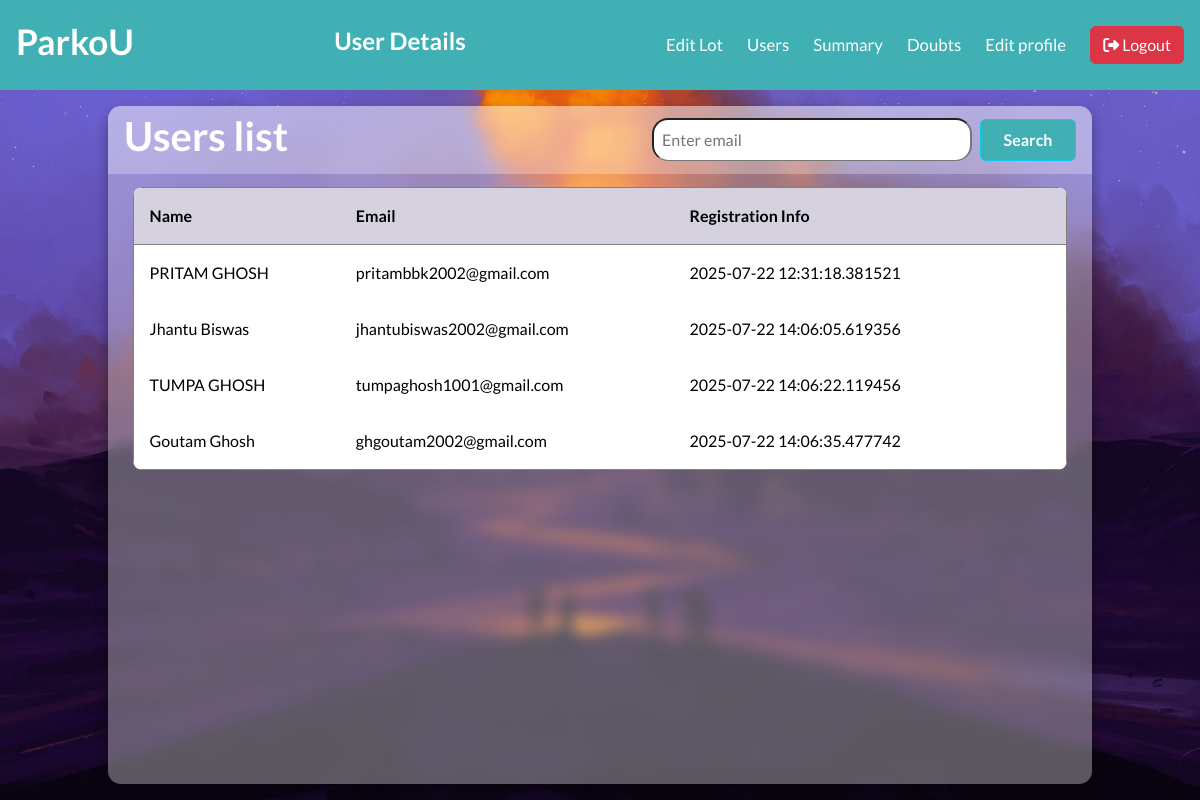
Screenshot of /admin/user (signed in) with the database file from the repository.
### models/models.py (models this page shows, shortened)
class User(db.Model):
    __tablename__="user"
    id = db.Column(db.Integer, primary_key=True)
    fullName = db.Column(db.String(128), nullable = False, unique = False)
    emailId = db.Column(db.String(128), nullable = False, unique = True)
    passhash = db.Column(db.String(128), nullable = False, unique = False)
    is_admin = db.Column(db.Boolean, nullable = False, default = False)
    registered_on = db.Column(db.DateTime, nullable=False, default=datetime.utcnow)
    reservation = db.relationship('Reservation', cascade = "all, delete", passive_deletes = True, back_populates = 'user')
    @property
    def password(self):
        raise AttributeError('Password is secret')

### controllers/routes.py (the view)
@app.route("/admin/user")
@admin_required
def user_details():
    users = User.query.all()
    return render_template('/after_login_part/admin_side/user_details.html', users = users)

### controllers/routes.py (called while the page is built)
def admin_required(func):
    @wraps(func)
    def inner(*args,**kwargs):
        if "user_id" not in session:
            return redirect(url_for('login_page'))
        user=User.query.get(session['user_id'])
        if not user.is_admin:
            flash('You are not a authorized personel')
            return redirect(url_for('login_page'))
        return func(*args,**kwargs)
    return inner

### templates/after_login_part/admin_side/user_details.html (shortened to what this page needs)
{% extends "base.html" %}
{% block stylesheet %}
    <link rel="stylesheet" href="/static/css/after_login/admin_side/user_details.css">
{% endblock %}
{% block content %}
<header class="header-content">
    <div class="brand">
        <h4>ParkoU</h4>
    </div>
    <div class="welcome-note">
        <h5>User Details</h5>
    </div>
    <nav class="navbar">
        <div class="nav-links">
            <a href="{{ url_for('admin_dashboard') }}" class="nav-link">Edit Lot</a>
            <a href="{{ url_for('user_details') }}" class="nav-link">Users</a>
            <a href="{{ url_for('summary_page') }}" class="nav-link">Summary</a>
            <a href="{{ url_for('doubt_page') }}" class="nav-link">Doubts</a>
            <a href="{{ url_for('edit_admin_profile') }}" class="nav-link">Edit profile</a>
            <a class="nav-link" href="{{ url_for('logout') }}">
                <button type="button" id="btn-logout" class="btn btn-danger">
                    <i class="fa-solid fa-right-from-bracket"></i>
                    Logout
                </button>
            </a>
        </div>
    </nav>
</header>
<main class="table" id="customers_table">
    <section class="table__header">
        <h1>Users list</h1>
        <form id="searchForm" method="get" action="/admin/user/info">
            <input id="email" name="email" type="email" placeholder="Enter email" required>
            <input id="submitBtn" type="submit" value="Search" class="btn btn-info">
        </form>
    </section>
    <section class="table__body">
        <table border="1">
            <thead>
                <tr>
                    <th> Name </th>
                    <th> Email </th>
                    <th> Registration info </th>
                </tr>
            </thead>
            <tbody>
                {% for user in users %}
                {% if not user.is_admin %}
                    <tr>
                    <td> {{ user.fullName }} </td>
                    <td> {{ user.emailId }} </td>
                    <td>
                        <div class="msg-doubt">
                            <div class="msg-data">
                                {{ user.registered_on }}
                            </div>
                        </div>
                    </td>
                    </tr>
                {% endif %}
                {% else %}
                    <tr>
                    <td colspan="3"> No Users found </td>
                    </tr>
                {% endfor %}
            </tbody>
        </table>
    </section>
</main>
{% endblock %}

### static/css/after_login/admin_side/user_details.css (style rules this page uses)
:root { --primary-color: #6366f1; --accent-color: #3f83f8; --text-color: #333; --link-color: #fff; --background-color: #40b0b4; --light-grey: #f0f0f0; --grey: #808080; --dark-grey: #555; }
* { margin: 0; padding: 0; box-sizing: border-box; font-family: "Lato", sans-serif; text-decoration: none; }
body { height: 100vh; text-align: center; }
.header-content { background-color: var(--background-color); display: flex; justify-content: space-between; align-items: center; padding: 1rem; position: relative; min-height: 90px; width: 100%; }
.welcome-note h5 { display: block; font-size: 1.5rem; font-weight: 600; color: var(--link-color); }
.brand h4 { font-size: 2.2rem; font-weight: 600; color: var(--link-color); }
.navbar { display: flex; align-items: center; gap: 1.5rem; position: relative; }
.nav-links { display: flex; align-items: center; gap: 1.5rem; }
.nav-link { color: var(--link-color); font-size: 1.05rem; font-weight: 500; }
body { min-height: 100vh; background: url("/static/images/html_table.jpg") center / cover; display: flex; justify-content: center; align-items: center; flex-direction: column; gap: 1rem; }
main.table { width: 82vw; height: 90vh; background-color: #fff5; backdrop-filter: blur(7px); box-shadow: 0 .4rem .8rem #0005; border-radius: .8rem; overflow: hidden; }
.table__header { width: 100%; height: 10%; background-color: #fff4; padding: .8rem 1rem; display: flex; justify-content: space-between; align-items: center; }
.table__header h1 { color: #fff; font-weight: 600; }
#searchForm { display: flex; justify-content: center; align-items: center; gap: 0.5rem; flex-wrap: wrap; }
#email { border-radius: 1rem; width: 20rem; background-color: #fff; }
#submitBtn { width: 6rem; background-color: #40b0b4; color: #fff; font-weight: 550; }
.table__body { width: 95%; max-height: calc(89% - 1.6rem); background-color: #fffb; margin: .8rem auto; border-radius: .6rem; overflow: auto; overflow: overlay; }
table { width: 100%; }
table, th, td { border-collapse: collapse; padding: 1rem; text-align: left; }
thead th { position: sticky; top: 0; left: 0; background-color: #d5d1defe; cursor: pointer; text-transform: capitalize; }
.msg-doubt { display: flex; flex-wrap: wrap; justify-content: space-between; align-items: flex-start; }
.msg-data { max-width: 600px; }

### rows the page displays
User: fullName "PRITAM GHOSH", emailId "pritambbk2002@gmail.com", registered_on "2025-07-22 12:31:18.381521"
User: fullName "Jhantu Biswas", emailId "jhantubiswas2002@gmail.com", registered_on "2025-07-22 14:06:05.619356"
User: fullName "TUMPA GHOSH", emailId "tumpaghosh1001@gmail.com", registered_on "2025-07-22 14:06:22.119456"
User: fullName "Goutam Ghosh", emailId "ghgoutam2002@gmail.com", registered_on "2025-07-22 14:06:35.477742"
